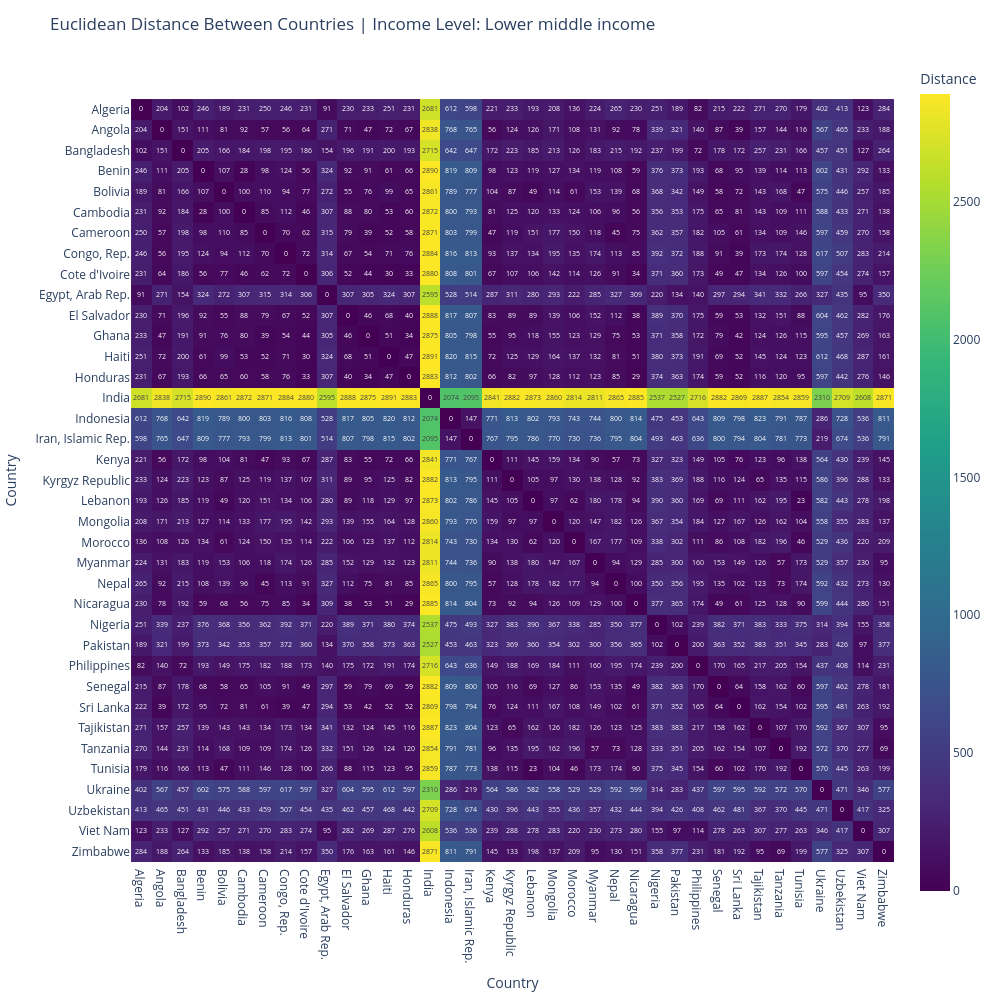

Notebook source saved alongside this figure:
### Code cell
pca_lower_middle, pca_coordinates_lower_middle, series_labels_lower_middle = run_pca_for_income_level("Lower middle income")

### Figure 1 — Plotly figure (JSON) as saved in the notebook; plotly's stock layout.template omitted (floating-point values rounded to 4 significant figures; data arrays with more than 128 entries replaced by an {"elided": "..."} marker saying what was removed)
{"data": [{"coloraxis": "coloraxis", "hovertemplate": "Country: %{x}<br>Country: %{y}<br>Distance: %{z}<extra></extra>", "name": "0", "texttemplate": "%{z:.0f}", "type": "heatmap", "x": ["Algeria", "Angola", "Bangladesh", "Benin", "Bolivia", "Cambodia", "Cameroon", "Congo, Rep.", "Cote d'Ivoire", "Egypt, Arab Rep.", "El Salvador", "Ghana", "Haiti", "Honduras", "India", "Indonesia", "Iran, Islamic Rep.", "Kenya", "Kyrgyz Republic", "Lebanon", "Mongolia", "Morocco", "Myanmar", "Nepal", "Nicaragua", "Nigeria", "Pakistan", "Philippines", "Senegal", "Sri Lanka", "Tajikistan", "Tanzania", "Tunisia", "Ukraine", "Uzbekistan", "Viet Nam", "Zimbabwe"], "xaxis": "x", "y": ["Algeria", "Angola", "Bangladesh", "Benin", "Bolivia", "Cambodia", "Cameroon", "Congo, Rep.", "Cote d'Ivoire", "Egypt, Arab Rep.", "El Salvador", "Ghana", "Haiti", "Honduras", "India", "Indonesia", "Iran, Islamic Rep.", "Kenya", "Kyrgyz Republic", "Lebanon", "Mongolia", "Morocco", "Myanmar", "Nepal", "Nicaragua", "Nigeria", "Pakistan", "Philippines", "Senegal", "Sri Lanka", "Tajikistan", "Tanzania", "Tunisia", "Ukraine", "Uzbekistan", "Viet Nam", "Zimbabwe"], "yaxis": "y", "z": {"elided": "37x37 float values"}}], "layout": {"coloraxis": {"colorbar": {"title": {"text": "Distance"}}, "colorscale": [[0, "#440154"], [0.1111, "#482878"], [0.2222, "#3e4989"], [0.3333, "#31688e"], [0.4444, "#26828e"], [0.5556, "#1f9e89"], [0.6667, "#35b779"], [0.7778, "#6ece58"], [0.8889, "#b5de2b"], [1, "#fde725"]]}, "height": 1000, "margin": {"t": 60}, "title": {"text": "Euclidean Distance Between Countries | Income Level: Lower middle income"}, "width": 1000, "xaxis": {"anchor": "y", "autorange": true, "constrain": "domain", "domain": [0, 1], "range": [-0.5, 36.5], "scaleanchor": "y", "title": {"text": "Country"}, "type": "category"}, "yaxis": {"anchor": "x", "autorange": true, "constrain": "domain", "domain": [0.04643, 0.9536], "range": [36.5, -0.5], "title": {"text": "Country"}, "type": "category"}}}
